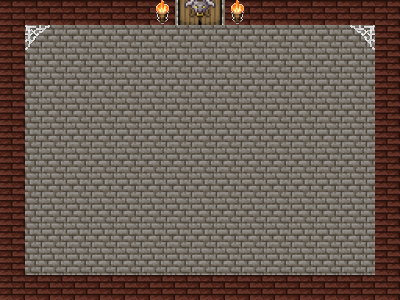

A 2D game scene composited from a Tiled map and its tileset images. What follows is a short description and the map's XML, with every tile layer's data as written:
An orthogonal 16x12 tile map with 25x25 px tiles, 2 tile layers (wallsAndGroundLayer, Livello tile 2) and 5 objects.

<map version="1.2" tiledversion="1.3.1" orientation="orthogonal" renderorder="right-down" compressionlevel="0" width="16" height="12" tilewidth="25" tileheight="25" infinite="0" nextlayerid="4" nextobjectid="17">
 <tileset firstgid="1" source="rogueliketilesx3.tsx" />
 <layer id="1" name="wallsAndGroundLayer" width="16" height="12">
  <data encoding="csv">
14,14,14,14,14,14,14,37,38,14,14,14,14,14,14,14,
14,9,9,9,9,9,9,9,9,9,9,9,9,9,9,14,
14,9,9,9,9,9,9,9,9,9,9,9,9,9,9,14,
14,9,9,9,9,9,9,9,9,9,9,9,9,9,9,14,
14,9,9,9,9,9,9,9,9,9,9,9,9,9,9,14,
14,9,9,9,9,9,9,9,9,9,9,9,9,9,9,14,
14,9,9,9,9,9,9,9,9,9,9,9,9,9,9,14,
14,9,9,9,9,9,9,9,9,9,9,9,9,9,9,14,
14,9,9,9,9,9,9,9,9,9,9,9,9,9,9,14,
14,9,9,9,9,9,9,9,9,9,9,9,9,9,9,14,
14,9,9,9,9,9,9,9,9,9,9,9,9,9,9,14,
14,14,14,14,14,14,14,14,14,14,14,14,14,14,14,14
</data>
 </layer>
 <layer id="2" name="Livello tile 2" width="16" height="12">
  <data encoding="csv">
0,0,0,0,0,0,17,0,0,17,0,0,0,0,0,0,
0,56,0,0,0,0,0,0,0,0,0,0,0,0,55,0,
0,0,0,0,0,0,0,0,0,0,0,0,0,0,0,0,
0,0,0,0,0,0,0,0,0,0,0,0,0,0,0,0,
0,0,0,0,0,0,0,0,0,0,0,0,0,0,0,0,
0,0,0,0,0,0,0,0,0,0,0,0,0,0,0,0,
0,0,0,0,0,0,0,0,0,0,0,0,0,0,0,0,
0,0,0,0,0,0,0,0,0,0,0,0,0,0,0,0,
0,0,0,0,0,0,0,0,0,0,0,0,0,0,0,0,
0,0,0,0,0,0,0,0,0,0,0,0,0,0,0,0,
0,0,0,0,0,0,0,0,0,0,0,0,0,0,0,0,
0,0,0,0,0,0,0,0,0,0,0,0,0,0,0,0
</data>
 </layer>
 <objectgroup id="3" name="walls">
  <object id="12" x="225" y="0">
   <polygon points="0,0 0,25 175,25 175,0" />
  </object>
  <object id="13" x="400" y="25">
   <polygon points="0,0 0,275 -25,275 -25,0" />
  </object>
  <object id="14" x="375" y="300">
   <polygon points="0,0 0,-25 -375,-25 -375,0" />
  </object>
  <object id="15" x="25" y="275">
   <polygon points="0,0 0,-275 -25,-275 -25,0 0,0" />
  </object>
  <object id="16" x="25" y="25">
   <polygon points="0,0 0,-25 150,-25 150,0" />
  </object>
 </objectgroup>
</map>